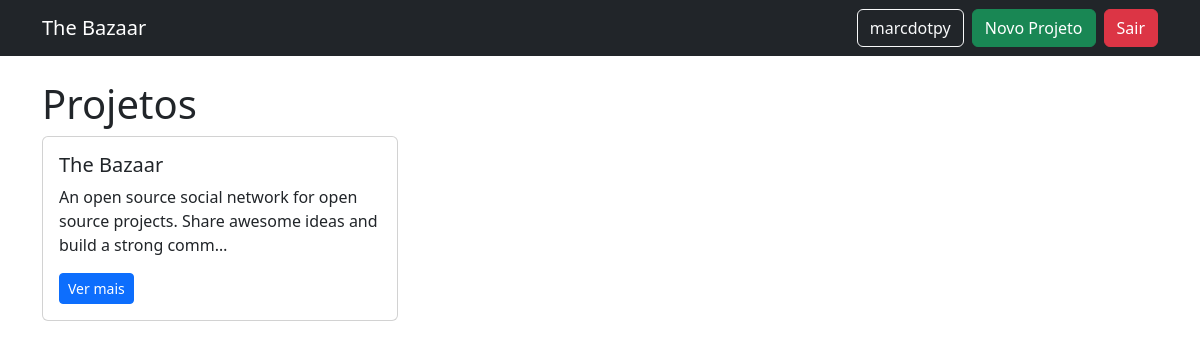
Screenshot of / (signed in) with the database file from the repository.
### projects/models.py (models this page shows, shortened)
class Project(models.Model):
    creator = models.ForeignKey(User, on_delete=models.CASCADE)
    title = models.CharField(max_length=150)
    description = models.TextField()
    repo_url = models.URLField(blank=True)
    website_url = models.URLField(blank=True)
    tags = models.CharField(max_length=200, help_text="Separe por vírgulas")
    created_at = models.DateTimeField(auto_now_add=True)

### projects/views.py (the view)
# urls.py: path('', project_views.project_list, name='project_list'),
def project_list(request):
    if not request.user.is_authenticated:
        return render(request, 'home.html')
    tag_filter = request.GET.get('tag')
    if tag_filter:
        projects = Project.objects.filter(tags__icontains=tag_filter)
    else:
        projects = Project.objects.all()
    return render(request, 'projects/project_list.html', {'projects': projects})

### templates/projects/project_list.html
{% extends 'base.html' %}
{% block content %}
<h1>Projetos</h1>
<div class="row">
{% for project in projects %}
    <div class="col-md-4 mb-3">
        <div class="card">
            <div class="card-body">
                <h5>{{ project.title }}</h5>
                <p>{{ project.description|truncatechars:100 }}</p>
                <a href="{% url 'project_detail' project.pk %}" class="btn btn-primary btn-sm">Ver mais</a>
            </div>
        </div>
    </div>
{% empty %}
<p>Nenhum projeto encontrado.</p>
{% endfor %}
</div>
{% endblock %}

### templates/base.html (shortened to what this page needs)
{% load static %}
{% load crispy_forms_tags %}
<!DOCTYPE html>
<html lang="pt-BR">
<head>
    <link href="https://cdn.jsdelivr.net/npm/bootstrap@5.3.2/dist/css/bootstrap.min.css" rel="stylesheet">
</head>
<body>
<nav class="navbar navbar-expand-lg navbar-dark bg-dark mb-4">
  <div class="container">
    <a class="navbar-brand" href="{% url 'project_list' %}">The Bazaar</a>
    <div class="d-flex">
      {% if user.is_authenticated %}
        <a href="{% url 'profile' user.username %}" class="btn btn-outline-light me-2">{{ user.username }}</a>
        <a href="{% url 'project_create' %}" class="btn btn-success me-2">Novo Projeto</a>
        <a href="{% url 'logout' %}" class="btn btn-danger">Sair</a>
      {% else %}
        <a href="{% url 'login' %}" class="btn btn-light me-2">Entrar</a>
        <a href="{% url 'register' %}" class="btn btn-success">Registrar</a>
      {% endif %}
    </div>
  </div>
</nav>
<div class="container">
    {% block content %}{% endblock %}
</div>
</body>
</html>

### rows the page displays
Project: title "The Bazaar", description "An open source social network for open source projects. Share awesome ideas and build a strong comm…"

### other values shown
{{ user.username }} "marcdotpy"
